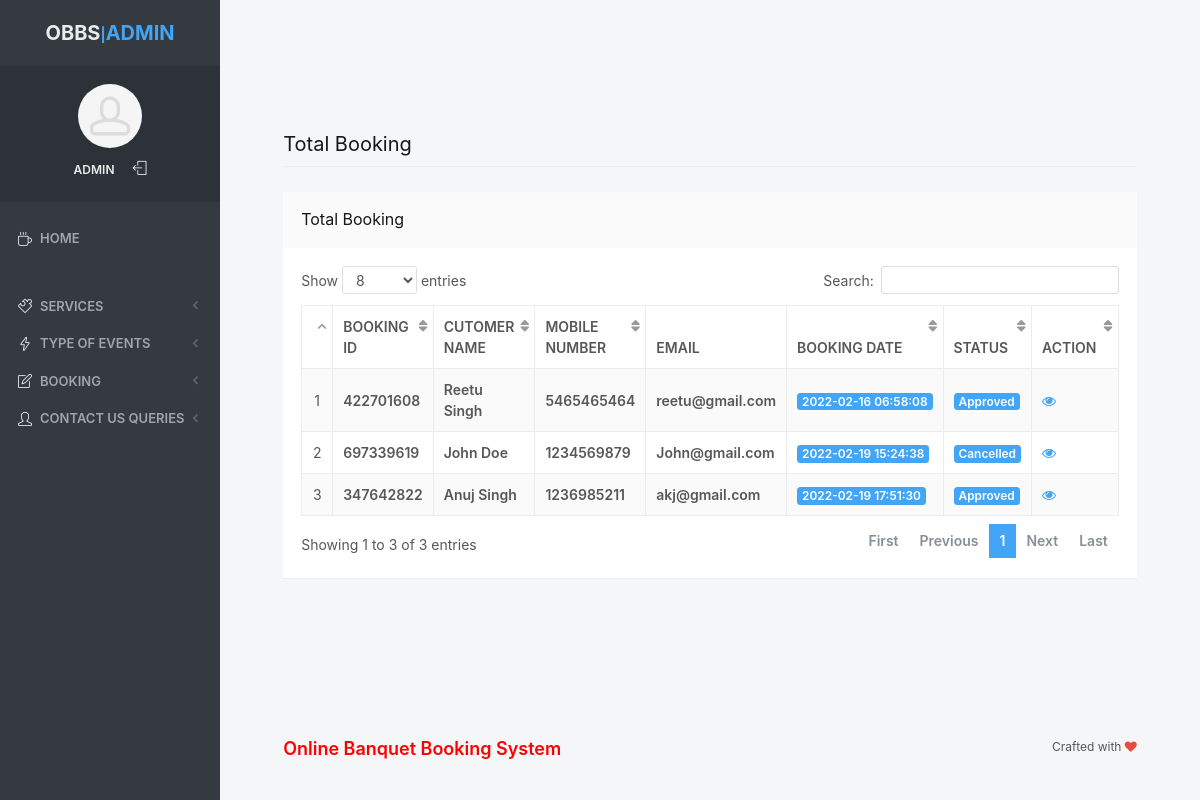
Page /admin/all-booking.php (signed in) on the committed database.
### tables this page shows
CREATE TABLE `tblbooking` (
  `ID` int(10) NOT NULL,
  `BookingID` int(10) DEFAULT NULL,
  `ServiceID` int(10) DEFAULT NULL,
  `UserID` int(5) DEFAULT NULL,
  `BookingFrom` date DEFAULT NULL,
  `BookingTo` date DEFAULT NULL,
  `EventType` varchar(200) DEFAULT NULL,
  `Numberofguest` int(10) DEFAULT NULL,
  `Message` mediumtext DEFAULT NULL,
  `BookingDate` timestamp NULL DEFAULT current_timestamp(),
  `Remark` varchar(200) DEFAULT NULL,
  `Status` varchar(200) DEFAULT NULL,
  `UpdationDate` timestamp NULL DEFAULT NULL ON UPDATE current_timestamp()
);

CREATE TABLE `tbluser` (
  `ID` int(10) NOT NULL,
  `FullName` varchar(200) DEFAULT NULL,
  `MobileNumber` bigint(10) DEFAULT NULL,
  `Email` varchar(200) DEFAULT NULL,
  `Password` varchar(200) DEFAULT NULL,
  `RegDate` timestamp NULL DEFAULT current_timestamp()
);

### admin/all-booking.php (the view, shortened to what this page needs)
<?php
include('includes/dbconnection.php');
if (strlen($_SESSION['odmsaid']==0)) {
  header('location:logout.php');
  } else{
  ?>
<!doctype html>
<html lang="en" class="no-focus">
    <head>
        <link rel="stylesheet" href="assets/js/plugins/datatables/dataTables.bootstrap4.min.css">
        <link rel="stylesheet" id="css-main" href="assets/css/codebase.min.css">
    </head>
    <body>
        <div id="page-container" class="sidebar-o sidebar-inverse side-scroll page-header-fixed main-content-narrow">
           <?php include_once('includes/sidebar.php');?>
          <?php include_once('includes/header.php');?>
            <main id="main-container">
                <div class="content">
                    <h2 class="content-heading">Total Booking</h2>
                    <div class="block">
                        <div class="block-header block-header-default">
                            <h3 class="block-title">Total Booking</h3>
                        </div>
                        <div class="block-content block-content-full">
                            <table class="table table-bordered table-striped table-vcenter js-dataTable-full-pagination">
                                <thead>
                                    <tr>
                                        <th class="text-center"></th>
                                        <th>Booking ID</th>
                                        <th class="d-none d-sm-table-cell">Cutomer Name</th>
                                        <th class="d-none d-sm-table-cell">Mobile Number</th>
                                        <th class="d-none d-sm-table-cell">Email</th>
                                        <th class="d-none d-sm-table-cell">Booking Date</th>
                                        <th class="d-none d-sm-table-cell">Status</th>
                                        <th class="d-none d-sm-table-cell" style="width: 15%;">Action</th>
                                       </tr>
                                </thead>
                                <tbody>
                                    <?php
$sql="SELECT tbluser.FullName,tbluser.MobileNumber,tbluser.Email,tblbooking.ID as bid,tblbooking.BookingID,tblbooking.BookingDate,tblbooking.Status,tblbooking.ID from tblbooking join tbluser on tbluser.ID=tblbooking.UserID";
$query = $dbh -> prepare($sql);
$query->execute();
$results=$query->fetchAll(PDO::FETCH_OBJ);
$cnt=1;
if($query->rowCount() > 0)
{
foreach($results as $row)
{               ?>
                                    <tr>
                                        <td class="text-center"><?php echo htmlentities($cnt);?></td>
                                        <td class="font-w600"><?php  echo htmlentities($row->BookingID);?></td>
                                        <td class="font-w600"><?php  echo htmlentities($row->FullName);?></td>
                                        <td class="font-w600"><?php  echo htmlentities($row->MobileNumber);?></td>
                                        <td class="font-w600"><?php  echo htmlentities($row->Email);?></td>
                                        <td class="font-w600">
                                            <span class="badge badge-primary"><?php  echo htmlentities($row->BookingDate);?></span>
                                        </td>
                                        <?php if($row->Status==""){ ?>
                     <td class="font-w600"><?php echo "Not Updated Yet"; ?></td>
<?php } else { ?>
                                        <td class="d-none d-sm-table-cell">
                                            <span class="badge badge-primary"><?php  echo htmlentities($row->Status);?></span>
                                        </td>
<?php } ?>
                                         <td class="d-none d-sm-table-cell"><a href="view-booking-detail.php?editid=<?php echo htmlentities ($row->ID);?>&&bookingid=<?php echo htmlentities ($row->BookingID);?>"><i class="fa fa-eye" aria-hidden="true"></i></a></td>
                                    </tr>
                                    <?php $cnt=$cnt+1;}} ?>
                                </tbody>
                            </table>
                        </div>
                    </div>
                </div>
            </main>
           <?php include_once('includes/footer.php');?>
        </div>
    </body>
</html>
<?php }  ?>

### admin/includes/sidebar.php (shortened to what this page needs)
     <?php
include('includes/dbconnection.php');
if (strlen($_SESSION['odmsaid']==0)) {
  header('location:logout.php');
  } else{
  ?>
   <nav id="sidebar">
                <div id="sidebar-scroll">
                    <div class="sidebar-content">
                        <div class="content-header content-header-fullrow px-15">
                            <div class="content-header-section text-center align-parent sidebar-mini-hidden">
                                <div class="content-header-item">
                                    <a class="link-effect font-w700" href="dashboard.php">
                                        <span class="font-size-xl text-dual-primary-dark">OBBS</span>|<span class="font-size-xl text-primary">ADMIN</span>
                                    </a>
                                </div>
                            </div>
                        </div>
                        <div class="content-side content-side-full content-side-user px-10 align-parent">
                            <div class="sidebar-mini-hidden-b text-center">
                                <a class="img-link" href="dashboard.php">
                                    <img class="img-avatar" src="assets/img/avatars/avatar15.jpg" alt="">
                                </a>
                                <ul class="list-inline mt-10">
                                    <?php
$aid=$_SESSION['odmsaid'];
$sql="SELECT AdminName from  tbladmin where ID=:aid";
$query = $dbh -> prepare($sql);
$query->bindParam(':aid',$aid,PDO::PARAM_STR);
$query->execute();
$results=$query->fetchAll(PDO::FETCH_OBJ);
$cnt=1;
if($query->rowCount() > 0)
{
foreach($results as $row)
{               ?>
                                    <li class="list-inline-item">
                                        <a class="link-effect text-dual-primary-dark font-size-xs font-w600 text-uppercase" href="admin-profile.php"><?php  echo $row->AdminName;?></a>
                                    </li><?php $cnt=$cnt+1;}} ?>
                                    <li class="list-inline-item">
                                        <a class="link-effect text-dual-primary-dark" href="logout.php">
                                            <i class="si si-logout"></i>
                                        </a>
                                    </li>
                                </ul>
                            </div>
                        </div>
                        <div class="content-side content-side-full">
                            <ul class="nav-main">
                                <li class="open">
                                    <a href="dashboard.php"><i class="si si-cup"></i><span class="sidebar-mini-hide">Home</span></a>
                                </li>
                                <li class="nav-main-heading"><span class="sidebar-mini-visible">UI</span><span class="sidebar-mini-hidden"></span></li>
                                <li>
                                    <a class="nav-submenu" data-toggle="nav-submenu"><i class="si si-puzzle"></i><span class="sidebar-mini-hide"></span>Services</a>
                                </li>
                                <li>
                                    <a class="nav-submenu" data-toggle="nav-submenu" href="#"><i class="si si-energy"></i><span class="sidebar-mini-hide">Type of Events</span></a>
                                </li>
                                <li>
                                    <a class="nav-submenu" data-toggle="nav-submenu" href="#"><i class="si si-note"></i><span class="sidebar-mini-hide">Booking</span></a>
                                </li>
                                <li>
                                    <a class="nav-submenu" data-toggle="nav-submenu" href="#"><i class="si si-user"></i><span class="sidebar-mini-hide">Contact Us Queries</span></a>
                                </li>
                            </ul>
                        </div>
                    </div>
                </div>
            </nav>
           <?php }  ?>

### admin/includes/footer.php
<footer id="page-footer" class="opacity-0">
    <div class="content py-20 font-size-xs clearfix">
        <div class="float-right">
            Crafted with <i class="fa fa-heart text-pulse"></i>
        </div>
        <div class="float-left">
           <h5 style="color: red"> Online Banquet Booking System </h5>
        </div>
    </div>
</footer>

### rows in the picture
tblbooking: BookingID "422701608", UserID.FullName "Reetu Singh", UserID.MobileNumber "5465465464", UserID.Email "reetu@gmail.com", BookingDate "2022-02-16 06:58:08", Status "Approved"
tblbooking: BookingID "697339619", UserID.FullName "John Doe", UserID.MobileNumber "1234569879", UserID.Email "John@gmail.com", BookingDate "2022-02-19 15:24:38", Status "Cancelled"
tblbooking: BookingID "347642822", UserID.FullName "Anuj Singh", UserID.MobileNumber "1236985211", UserID.Email "akj@gmail.com", BookingDate "2022-02-19 17:51:30", Status "Approved"

### other values in the picture
$row->AdminName "ADMIN"
